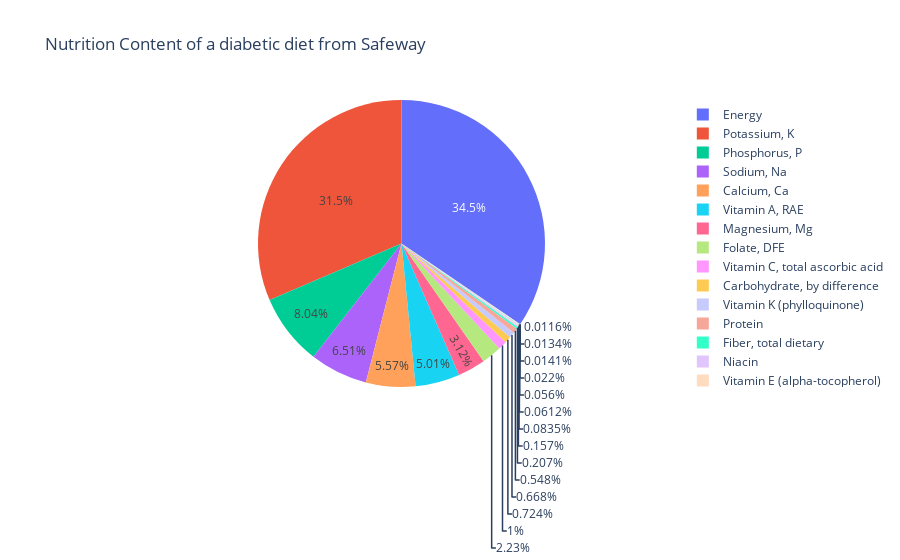

Notebook code cell kept with this figure:
### Code cell
plot('Safeway','M 19-30')

### Figure 1 — Plotly figure (JSON) as saved in the notebook; plotly's stock layout.template omitted (floating-point values rounded to 4 significant figures)
{"data": [{"domain": {"x": [0, 1], "y": [0, 1]}, "hovertemplate": "Nutrition=%{label}<br>Amount=%{value}<extra></extra>", "labels": ["Energy", "Protein", "Fiber, total dietary", "Folate, DFE", "Calcium, Ca", "Carbohydrate, by difference", "Iron, Fe", "Magnesium, Mg", "Niacin", "Phosphorus, P", "Potassium, K", "Riboflavin", "Thiamin", "Vitamin A, RAE", "Vitamin B-12", "Vitamin B-6", "Vitamin C, total ascorbic acid", "Vitamin E (alpha-tocopherol)", "Vitamin K (phylloquinone)", "Zinc, Zn", "Sodium, Na", "Energy"], "legendgroup": "", "name": "", "showlegend": true, "type": "pie", "values": [3100.0, 98.53, 37.19, 400.0, 1000.0, 130.0, 10.07, 561.3, 28.26, 1445.0, 5651.0, 2.088, 2.539, 900.0, 2.4, 3.949, 180.2, 15.0, 120.0, 11.0, 1169.0, 3100.0]}], "layout": {"legend": {"tracegroupgap": 0}, "title": {"text": "Nutrition Content of a diabetic diet from Safeway"}}}
